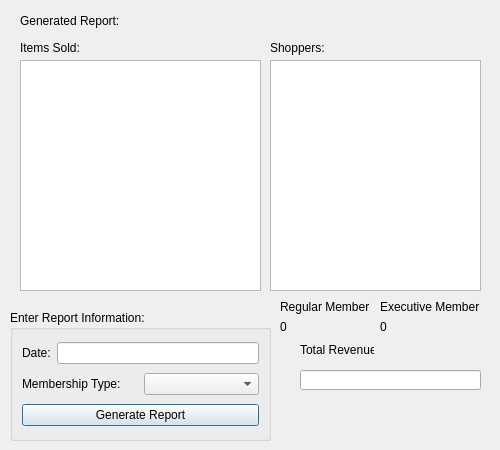
<?xml version="1.0" encoding="UTF-8"?>
<ui version="4.0">
 <class>Reports</class>
 <widget class="QDialog" name="Reports">
  <property name="geometry">
   <rect>
    <x>0</x>
    <y>0</y>
    <width>500</width>
    <height>450</height>
   </rect>
  </property>
  <property name="windowTitle">
   <string>Dialog</string>
  </property>
  <widget class="QLabel" name="label">
   <property name="geometry">
    <rect>
     <x>30</x>
     <y>340</y>
     <width>47</width>
     <height>13</height>
    </rect>
   </property>
   <property name="text">
    <string/>
   </property>
  </widget>
  <widget class="QGroupBox" name="groupBox">
   <property name="geometry">
    <rect>
     <x>10</x>
     <y>310</y>
     <width>261</width>
     <height>131</height>
    </rect>
   </property>
   <property name="title">
    <string>Enter Report Information:</string>
   </property>
   <layout class="QVBoxLayout" name="verticalLayout">
    <item>
     <layout class="QHBoxLayout" name="horizontalLayout">
      <item>
       <widget class="QLabel" name="label_date">
        <property name="text">
         <string>Date:</string>
        </property>
       </widget>
      </item>
      <item>
       <widget class="QLineEdit" name="lineEdit_date"/>
      </item>
     </layout>
    </item>
    <item>
     <layout class="QHBoxLayout" name="horizontalLayout_2">
      <item>
       <widget class="QLabel" name="label_membership">
        <property name="text">
         <string>Membership Type:</string>
        </property>
       </widget>
      </item>
      <item>
       <widget class="QComboBox" name="comboBox_membership"/>
      </item>
     </layout>
    </item>
    <item>
     <widget class="QPushButton" name="pushButton">
      <property name="text">
       <string>Generate Report</string>
      </property>
     </widget>
    </item>
   </layout>
  </widget>
  <widget class="QLabel" name="label_tableTitle">
   <property name="geometry">
    <rect>
     <x>20</x>
     <y>10</y>
     <width>101</width>
     <height>21</height>
    </rect>
   </property>
   <property name="text">
    <string>Generated Report:</string>
   </property>
  </widget>
  <widget class="QLabel" name="label_miniLogo">
   <property name="geometry">
    <rect>
     <x>360</x>
     <y>400</y>
     <width>111</width>
     <height>41</height>
    </rect>
   </property>
   <property name="text">
    <string/>
   </property>
  </widget>
  <widget class="QLabel" name="label_totalRevTitle">
   <property name="geometry">
    <rect>
     <x>300</x>
     <y>340</y>
     <width>74</width>
     <height>20</height>
    </rect>
   </property>
   <property name="text">
    <string>Total Revenue:</string>
   </property>
  </widget>
  <widget class="QLineEdit" name="lineEdit_totalRev">
   <property name="geometry">
    <rect>
     <x>300</x>
     <y>370</y>
     <width>181</width>
     <height>20</height>
    </rect>
   </property>
  </widget>
  <widget class="QLabel" name="label_titleItemsSold">
   <property name="geometry">
    <rect>
     <x>20</x>
     <y>40</y>
     <width>61</width>
     <height>16</height>
    </rect>
   </property>
   <property name="text">
    <string>Items Sold:</string>
   </property>
  </widget>
  <widget class="QLabel" name="label_titleShoppers">
   <property name="geometry">
    <rect>
     <x>270</x>
     <y>40</y>
     <width>61</width>
     <height>16</height>
    </rect>
   </property>
   <property name="text">
    <string>Shoppers:</string>
   </property>
  </widget>
  <widget class="QWidget" name="layoutWidget">
   <property name="geometry">
    <rect>
     <x>280</x>
     <y>300</y>
     <width>89</width>
     <height>34</height>
    </rect>
   </property>
   <layout class="QVBoxLayout" name="verticalLayout_2">
    <item>
     <widget class="QLabel" name="label_titleRegMembers">
      <property name="text">
       <string>Regular Members:</string>
      </property>
     </widget>
    </item>
    <item>
     <widget class="QLabel" name="label_regMember">
      <property name="layoutDirection">
       <enum>Qt::RightToLeft</enum>
      </property>
      <property name="text">
       <string>0</string>
      </property>
     </widget>
    </item>
   </layout>
  </widget>
  <widget class="QWidget" name="layoutWidget">
   <property name="geometry">
    <rect>
     <x>380</x>
     <y>300</y>
     <width>99</width>
     <height>34</height>
    </rect>
   </property>
   <layout class="QVBoxLayout" name="verticalLayout_3">
    <item>
     <widget class="QLabel" name="label_titleExecMember">
      <property name="text">
       <string>Executive Members:</string>
      </property>
     </widget>
    </item>
    <item>
     <widget class="QLabel" name="label_execMember">
      <property name="layoutDirection">
       <enum>Qt::RightToLeft</enum>
      </property>
      <property name="text">
       <string>0</string>
      </property>
     </widget>
    </item>
   </layout>
  </widget>
  <widget class="QTableView" name="tableView">
   <property name="geometry">
    <rect>
     <x>20</x>
     <y>60</y>
     <width>241</width>
     <height>231</height>
    </rect>
   </property>
  </widget>
  <widget class="QListWidget" name="listWidget">
   <property name="geometry">
    <rect>
     <x>270</x>
     <y>60</y>
     <width>211</width>
     <height>231</height>
    </rect>
   </property>
  </widget>
 </widget>
 <resources/>
 <connections/>
</ui>
